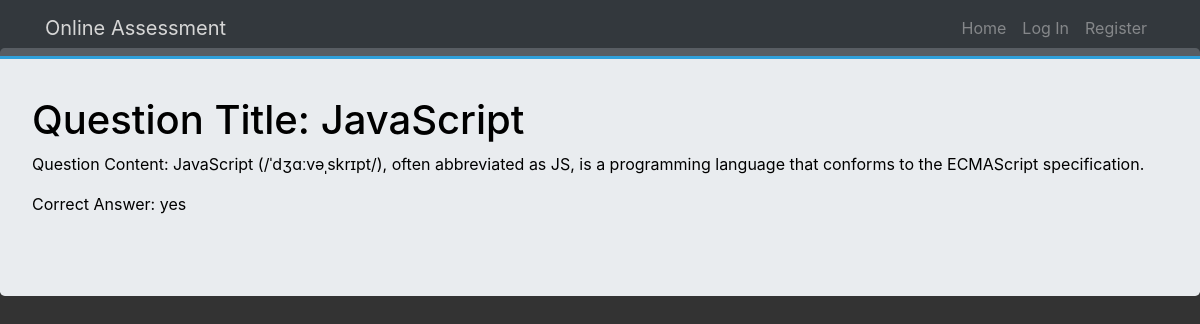
The page /1 on the database its author committed.
### OnlineAssessment/models.py (models this page shows, shortened)
class Question(db.Model):
    __tablename__ = 'questions'
    id = db.Column(db.Integer, primary_key=True)
    title = db.Column(db.String(140), nullable=False)
    content = db.Column(db.String(140), nullable=False)
    answers = db.relationship('Answer', backref='question', lazy=True)
    correct_answer = db.Column(db.String(140), nullable=False)

### OnlineAssessment/users/views.py (the view)
@users.route("/<username>")
def user_answers(username):
    page = request.args.get('page', 1, type=int)
    user = User.query.filter_by(username=username).first_or_404()
    answers = Answer.query.filter_by(author=user).order_by(
        Answer.date.desc()).paginate(page=page, per_page=5)
    return render_template('user_answers.html', answers=answers, user=user)

### OnlineAssessment/questions/views.py (called while the page is built)
@questions.route('/<int:question_id>')
def question(question_id):
    question = Question.query.get_or_404(question_id)
    return render_template('question.html', question=question)

### OnlineAssessment/templates/question.html
{% extends "base.html" %}
{% block content %}
<div class="jumbotron mt-5 pt-5" style="color: black;">
  <h1>Question Title: {{ question.title }}</h1>
  <p>Question Content: {{question.content}}</p>
  <p>Correct Answer: {{question.correct_answer}}</p>
</div>
{% endblock content %}

### OnlineAssessment/static/index.css (style rules this page uses)
body { background: #333; color: #fff; }

### rows shown on the page
Question: title "JavaScript", content "JavaScript (/ˈdʒɑːvəˌskrɪpt/), often abbreviated as JS, is a programming language that conforms to the ECMAScript specification.", correct_answer "yes"
